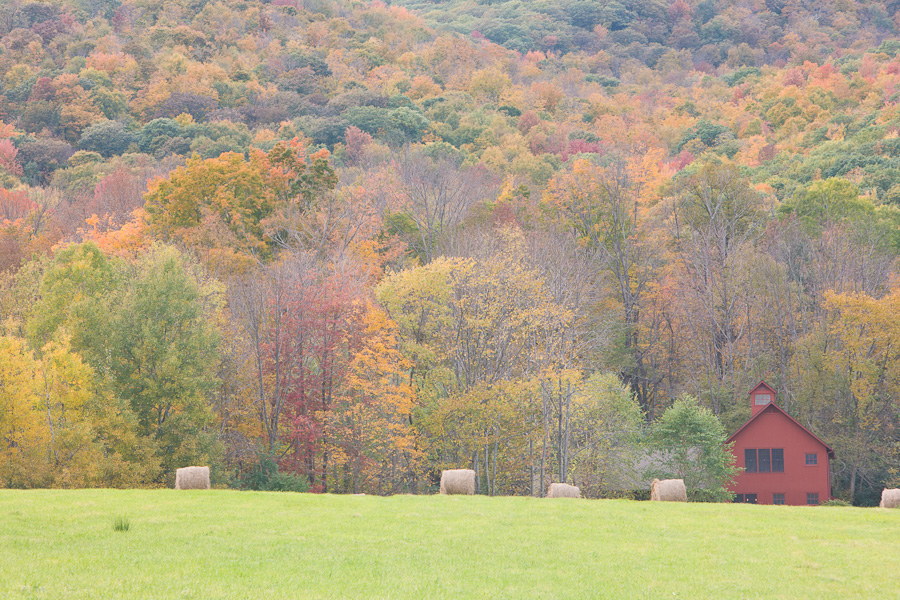
#> input picture code/artificial_intelligence/src/image_processing/contrast_enhancement/lc.jpeg, 900 x 600 px
$ jupyter execute 'Histogram Equalization.ipynb'
#> lines starting #> are read from the running program, lines starting #| are printed output that depends on the picture
## Histogram Equalization of Black and White Image:
Histogram Equalization of a Black and White Image is fairly straight forward, and can be done using the hist_equalized function of OpenCV. The image after Histogram Equalization has Cumulative Distribution Function(CDF) as a **straight line**.

[cell 1]
# Importing the libraries
import numpy as np
import matplotlib.pyplot as plt
import cv2
import matplotlib.image as mpimg

[cell 2]
# Reading the original image, here 0 implies that image is read as grayscale
image = cv2.imread('lc.jpeg', 0)
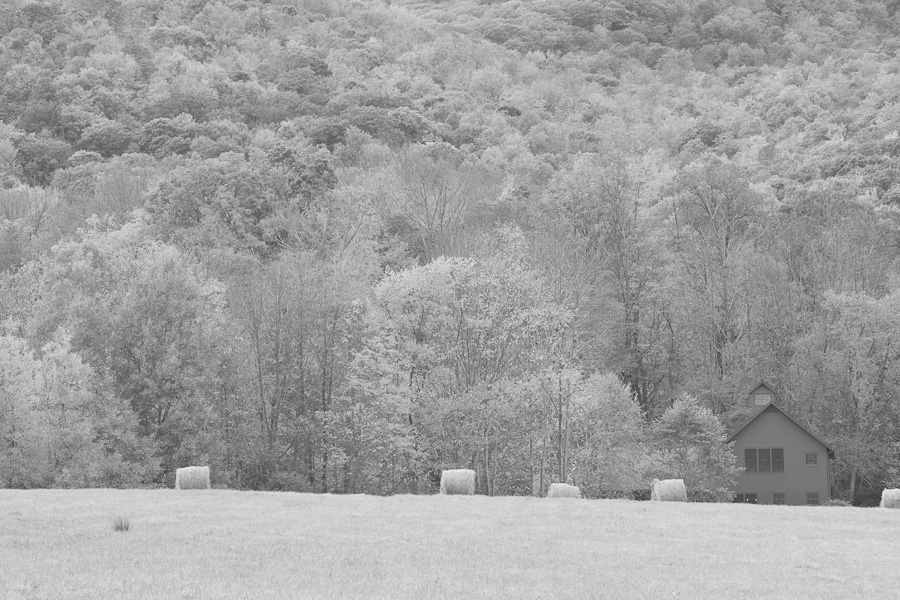
#> image: shape (600, 900); min 52, max 239, mean 159.8

# Generating the histogram of the original image
hist,bins = np.histogram(image.flatten(),256,[0,256])
#> hist = 256 values, max 7232 at index 157, min 0 at index 0, mean 2109.4; bins = 257 values from 0 to 256

# Generating the cumulative distribution function of the original image
cdf = hist.cumsum()
#> cdf = 256 values from 0 to 540000
cdf_normalized = cdf * hist.max()/ cdf.max()
#> cdf_normalized = 256 values from 0 to 7232

[cell 3]
# Applying Histogram Equalization on the original image
image_equalized = cv2.equalizeHist(image)
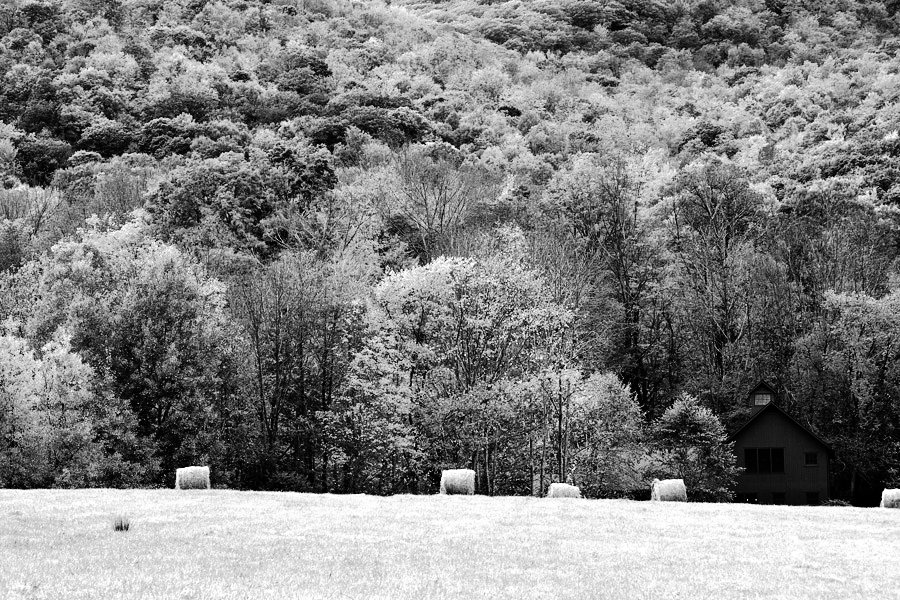
#> image_equalized: shape (600, 900); min 0, max 255, mean 128.7

# Generating the histogram of the equalized image
hist_equalized,bins_equalized = np.histogram(image_equalized.flatten(),256,[0,256])
#> hist_equalized = 256 values, max 7232 at index 123, min 0 at index 18, mean 2109.4; bins_equalized = 257 values from 0 to 256

# Generating the cumulative distribution function of the original image
cdf_equalized = hist_equalized.cumsum()
#> cdf_equalized = 256 values from 968 to 540000
cdf_equalized_normalized = cdf_equalized * hist_equalized.max()/ cdf_equalized.max()
#> cdf_equalized_normalized = 256 values from 12.96 to 7232

[cell 4]
#Plotting the Original and Histogram Equalized Image, Histogram and CDF
fig, axs = plt.subplots(2, 2)

axs[0, 0].imshow(cv2.cvtColor(image, cv2.COLOR_BGR2RGB))
axs[0, 0].axis('off')
axs[0, 0].set_title('Original Image')

axs[0, 1].imshow(cv2.cvtColor(image_equalized, cv2.COLOR_BGR2RGB))
axs[0, 0].axis('off')
axs[0, 1].set_title('Histogram Equalized Image')


axs[1, 0].plot(cdf_normalized, color = 'b')
axs[1, 0].hist(image.flatten(),256,[0,256], color = 'r')
axs[1, 0].legend(('cdf','histogram'), loc = 'upper left')


axs[1, 1].plot(cdf_equalized_normalized, color = 'b')
axs[1, 1].hist(image_equalized.flatten(),256,[0,256], color = 'r')
axs[1, 1].legend(('cdf_equalized','histogram_equalized'), loc = 'upper left')


# Hide x labels and tick labels for top plots and y ticks for right plots.
for ax in axs.flat:
    ax.label_outer()
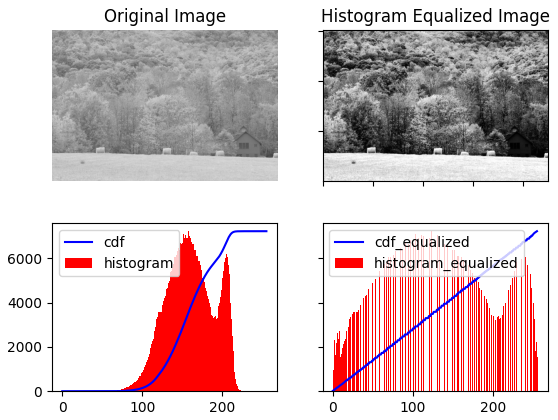
#> figure drawn by matplotlib, 4 panels; panel 3: tallest bar 7232 high, from x = 157 to 158; panel 3: curve peaks at x = 239, y = 7232

## Histogram Equalization of Color Images
Histogram Equalization of a Black and White Image is a little complicated. OpenCV loads color images in BGR color space. With this color space, it is not possible to equalize the histogram without affecting to the color information because all 3 channels contain color information. Therefore you have to convert the BGR image to a color space like YCrCb. <br>
In YCrCb color space, the **Y channel** of the image only contains intensity information where as Cr and Cb channels contain all the color information of the image. Therefore only the Y channel should be processed to get a histogram equalized image without changing any color information.

[cell 5]
# Reading the original image, here 1 implies that image is read as color
image_c = cv2.imread('lc.jpeg', 1)
#> image_c is the input picture: shape (600, 900, 3); mean B, G, R 128.7, 160.1, 171.3

# Generating the histogram of the original image
hist_c,bins_c = np.histogram(image_c.flatten(),256,[0,256])
#> hist_c = 256 values, max 20392 at index 145, min 0 at index 0, mean 6328.1; bins_c = 257 values from 0 to 256

# Generating the cumulative distribution function of the original image
cdf_c = hist_c.cumsum()
#> cdf_c = 256 values from 0 to 1620000
cdf_c_normalized = cdf_c * hist_c.max()/ cdf_c.max()
#> cdf_c_normalized = 256 values from 0 to 20392

[cell 6]
# Converting the image to YCrCb
image_yuv = cv2.cvtColor(image_c, cv2.COLOR_BGR2YUV)
#> image_yuv: shape (600, 900, 3); mean of channels 0, 1, 2 159.8, 112.7, 138

# Applying Histogram Equalization on the original imageof the Y channel
image_yuv[:,:,0] = cv2.equalizeHist(image_yuv[:,:,0])
#> image_yuv: shape (600, 900, 3); mean of channels 0, 1, 2 128.7, 112.7, 138

# Convert the YUV image back to RGB format
image_c_equalized = cv2.cvtColor(image_yuv, cv2.COLOR_YUV2BGR)
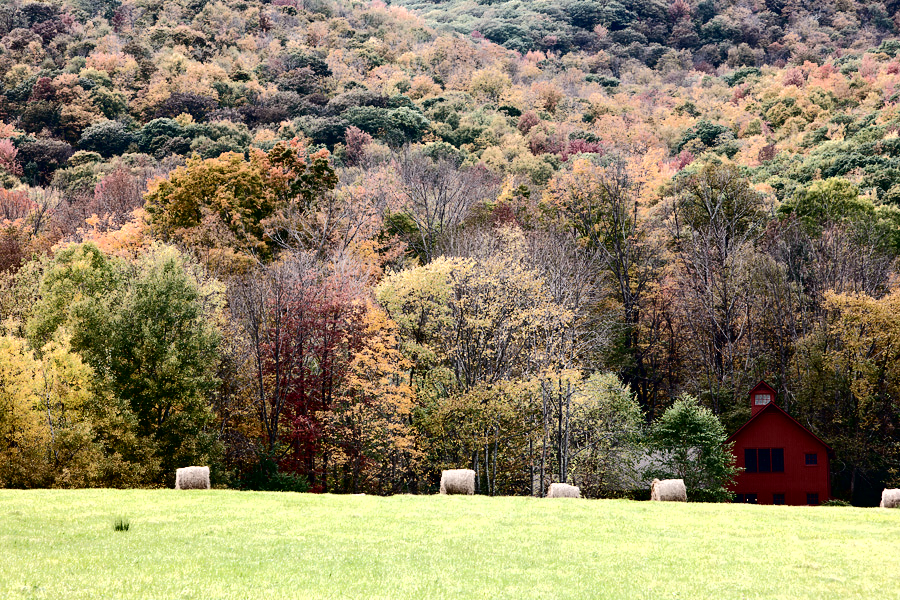
#> image_c_equalized: shape (600, 900, 3); mean B, G, R 98.2, 128.7, 140.1

# Generating the histogram of the equalized image
hist_c_equalized, bins_c_equalized = np.histogram(image_c_equalized.flatten(),256,[0,256])
#> hist_c_equalized = 256 values, max 43725 at index 255, min 2574 at index 213, mean 6328.1; bins_c_equalized = 257 values from 0 to 256

# Generating the cumulative distribution function of the original image
cdf_c_equalized = hist_c_equalized.cumsum()
#> cdf_c_equalized = 256 values from 42260 to 1620000
cdf_c_equalized_normalized = cdf_c_equalized * hist_c_equalized.max()/ cdf_c_equalized.max()
#> cdf_c_equalized_normalized = 256 values from 1140.6 to 43725

[cell 7]
#Plotting the Original and Histogram Equalized Image, Histogram and CDF
fig, axs = plt.subplots(2, 2)

axs[0, 0].imshow(cv2.cvtColor(image_c, cv2.COLOR_BGR2RGB))
axs[0, 0].axis('off')
axs[0, 0].set_title('Original Image')

axs[0, 1].imshow(cv2.cvtColor(image_c_equalized, cv2.COLOR_BGR2RGB))
axs[0, 0].axis('off')
axs[0, 1].set_title('Histogram Equalized Image')


axs[1, 0].plot(cdf_c_normalized, color = 'b')
axs[1, 0].hist(image_c.flatten(),256,[0,256], color = 'r')
axs[1, 0].legend(('cdf','histogram'), loc = 'upper left')


axs[1, 1].plot(cdf_c_equalized_normalized, color = 'b')
axs[1, 1].hist(image_c_equalized.flatten(),256,[0,256], color = 'r')
axs[1, 1].legend(('cdf_equalized','histogram_equalized'), loc = 'upper left')


# Hide x labels and tick labels for top plots and y ticks for right plots.
for ax in axs.flat:
    ax.label_outer()
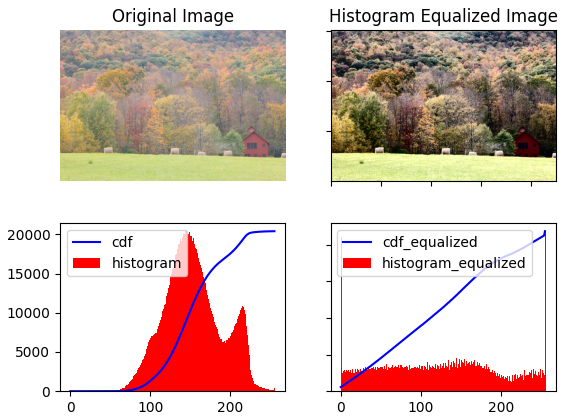
#> figure drawn by matplotlib, 4 panels; panel 3: tallest bar 20392 high, from x = 145 to 146; panel 3: curve peaks at x = 255, y = 20392
